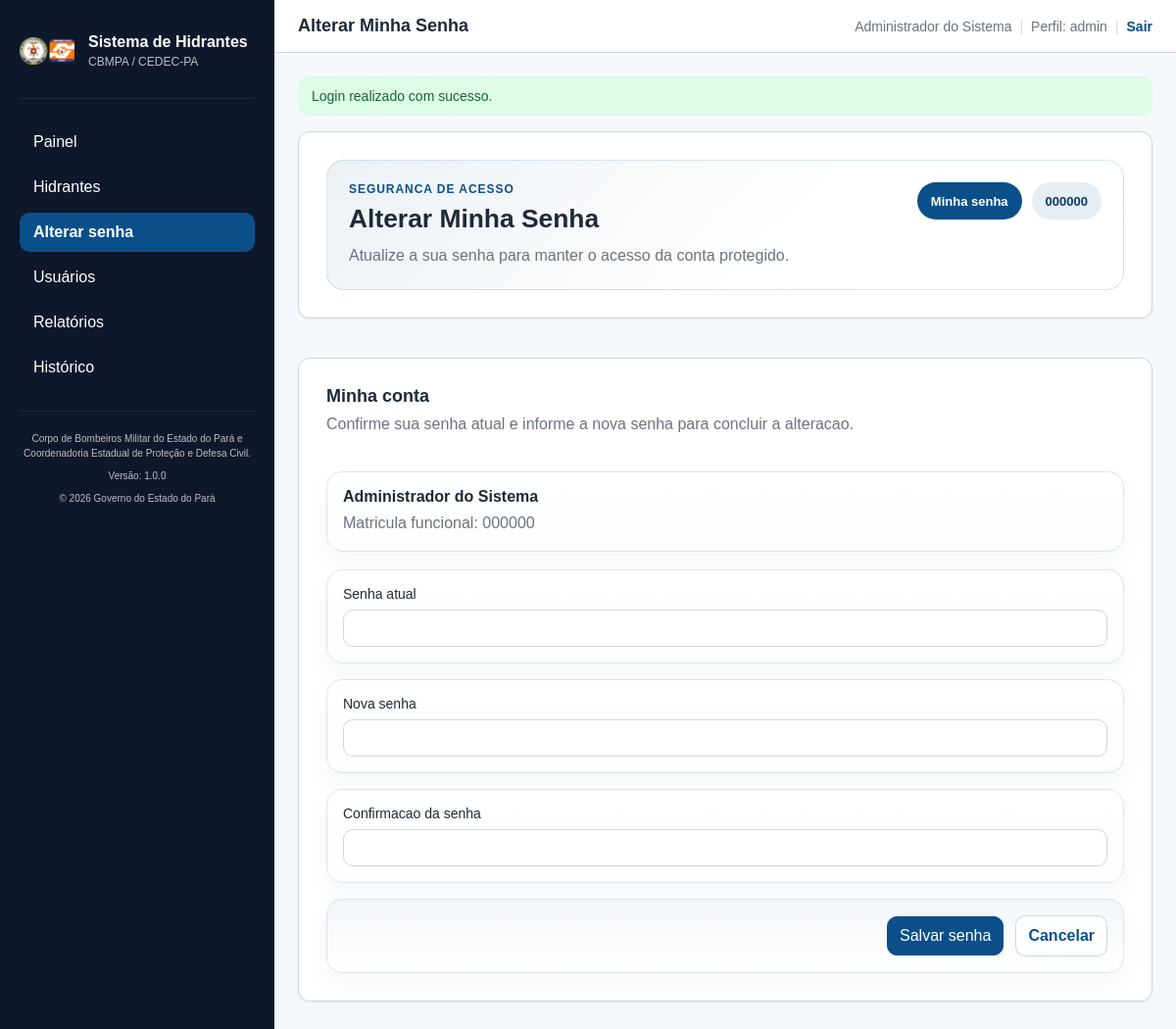
Screenshot of /minha-senha (signed in) with the database file from the repository.
### tables this page shows
CREATE TABLE usuarios (
    id BIGINT UNSIGNED NOT NULL AUTO_INCREMENT,
    nome VARCHAR(150) NOT NULL,
    matricula_funcional VARCHAR(30) NOT NULL,
    senha_hash VARCHAR(255) NOT NULL,
    perfil ENUM('admin', 'gestor', 'operador') NOT NULL,
    status ENUM('ativo', 'inativo') NOT NULL DEFAULT 'ativo',
    criado_em DATETIME NOT NULL DEFAULT CURRENT_TIMESTAMP,
    atualizado_em DATETIME NULL DEFAULT NULL,

    CONSTRAINT pk_usuarios PRIMARY KEY (id),
    CONSTRAINT uq_usuarios_matricula UNIQUE (matricula_funcional)
);

### app/Core/View.php (called while the page is built, shortened)
<?php
class View
{
    public static function render(string $view, array $data = [], string $layout = 'layouts/master'): void
    {
        $viewFile = base_path('resources/views/' . $view . '.php');
        $layoutFile = base_path('resources/views/' . $layout . '.php');
        extract($data);
        require $viewFile;
        $content = ob_get_clean();
        require $layoutFile;
    }
}

### app/Core/Controller.php (called while the page is built, shortened)
<?php
abstract class Controller
{
    protected function view(string $view, array $data = [], string $layout = 'layouts/master'): void
    {
        View::render($view, $data, $layout);
    }
}

### app/Controllers/UsuarioController.php (called while the page is built, shortened)
<?php
class UsuarioController extends Controller
{
    public function myPassword(): void
    {
        $auth = Session::get('auth');
        $id = (int) ($auth['id'] ?? 0);
        $usuario = (new UsuarioService())->find($id);
        $this->view('usuarios/password', [
            'title' => 'Alterar Minha Senha',
            'usuario' => $usuario,
            'formAction' => '/minha-senha',
            'cancelUrl' => '/painel',
            'isSelfPassword' => true,
        ]);
    }
}

### public/index.php (called while the page is built, shortened)
<?php
spl_autoload_register(function ($class) {
    $prefix = 'App\\';
    $baseDir = BASE_PATH . '/app/';
    $len = strlen($prefix);
    $relativeClass = substr($class, $len);
    $file = $baseDir . str_replace('\\', '/', $relativeClass) . '.php';
});
require BASE_PATH . '/app/Helpers/functions.php';
$router = new Router();
$router->dispatch(new Request());

### app/Helpers/functions.php (called while the page is built, shortened)
<?php
if (!function_exists('base_path')) {
    function base_path(string $path = ''): string
    {
        $base = dirname(__DIR__, 2);
        return $path ? $base . DIRECTORY_SEPARATOR . ltrim($path, '/\\') : $base;
    }
}
if (!function_exists('config_path')) {
    function config_path(string $path = ''): string
    {
        return base_path('config' . ($path ? DIRECTORY_SEPARATOR . $path : ''));
    }
}
if (!function_exists('env')) {
    function env(string $key, mixed $default = null): mixed
    {
        $value = $_ENV[$key] ?? $_SERVER[$key] ?? getenv($key);
        return $value === false || $value === null ? $default : $value;
    }
}
if (!function_exists('config')) {
    function config(string $key, mixed $default = null): mixed
    {
        static $configs = [];
        [$file, $item] = array_pad(explode('.', $key, 2), 2, null);
        if (!isset($configs[$file])) {
            $path = config_path($file . '.php');
            $configs[$file] = file_exists($path) ? require $path : [];
        }
        if ($item === null) {
            return $configs[$file] ?? $default;
        }
        return $configs[$file][$item] ?? $default;
    }
}
if (!function_exists('e')) {
    function e(?string $value): string
    {
        return htmlspecialchars((string) $value, ENT_QUOTES, 'UTF-8');
    }
}
if (!function_exists('css_asset')) {
    function css_asset(string $path): string
    {
        return '/assets/css/' . ltrim(str_replace('\\', '/', $path), '/');
    }
}

### config/database.php (called while the page is built)
<?php
return [
    'driver' => 'mysql',
    'host' => env('DB_HOST', '127.0.0.1'),
    'port' => (int) env('DB_PORT', 3306),
    'database' => env('DB_NAME', 'hidrantes_system'),
    'username' => env('DB_USER', 'root'),
    'password' => env('DB_PASS', ''),
    'charset' => 'utf8mb4',
    'collation' => 'utf8mb4_unicode_ci',
];

### config/session.php (called while the page is built)
<?php
return [
    'name' => env('SESSION_NAME', 'hidrantes_session'),
    'lifetime' => 7200,
];

### app/Core/Database.php (called while the page is built, shortened)
<?php
class Database
{
    private static ?PDO $connection = null;
    public static function connection(): PDO
    {
        if (self::$connection instanceof PDO) {
            return self::$connection;
        }
        $config = config('database');
        $dsn = sprintf(
            '%s:host=%s;port=%d;dbname=%s;charset=%s',
            $config['driver'],
            $config['host'],
            $config['port'],
            $config['database'],
            $config['charset']
        );
        try {
            $options = [
                PDO::ATTR_ERRMODE => PDO::ERRMODE_EXCEPTION,
                PDO::ATTR_DEFAULT_FETCH_MODE => PDO::FETCH_ASSOC,
                PDO::ATTR_EMULATE_PREPARES => false,
                PDO::ATTR_STRINGIFY_FETCHES => false,
            ];
            if (defined('PDO::MYSQL_ATTR_MULTI_STATEMENTS')) {
                $options[PDO::MYSQL_ATTR_MULTI_STATEMENTS] = false;
            }
            self::$connection = new PDO($dsn, $config['username'], $config['password'], $options);
        } catch (PDOException $e) {
            report_exception($e);
            http_response_code(500);
            echo 'Erro interno ao conectar com o banco de dados.';
            exit;
        }
        return self::$connection;
    }
}

### app/Core/Session.php (called while the page is built, shortened)
<?php
class Session
{
    public static function get(string $key, mixed $default = null): mixed
    {
        return $_SESSION[$key] ?? $default;
    }
    public static function getFlash(string $key, mixed $default = null): mixed
    {
        $value = $_SESSION['_flash'][$key] ?? $default;
        return $value;
    }
}

### app/Repositories/UsuarioRepository.php (called while the page is built, shortened)
<?php
class UsuarioRepository
{
    private PDO $db;
    public function __construct()
    {
        $this->db = Database::connection();
    }
    public function findById(int $id): ?array
    {
        $stmt = $this->db->prepare('SELECT * FROM usuarios WHERE id = :id LIMIT 1');
        $stmt->execute(['id' => $id]);
        return $stmt->fetch() ?: null;
    }
}

### app/Services/UsuarioService.php (called while the page is built, shortened)
<?php
class UsuarioService
{
    public function __construct(
        private ?UsuarioRepository $usuarioRepository = null,
        private ?PasswordService $passwordService = null,
        private ?AuditService $auditService = null,
    ) {
        $this->usuarioRepository ??= new UsuarioRepository();
    }
    public function find(int $id): ?array
    {
        return $this->usuarioRepository->findById($id);
    }
}

### resources/views/usuarios/password.php (the view, shortened to what this page needs)
<?php
$isSelfPassword = (bool) ($isSelfPassword ?? false);
$cancelUrl = (string) ($cancelUrl ?? '/usuarios');
$usuarioNome = (string) ($usuario['nome'] ?? '');
$usuarioMatricula = (string) ($usuario['matricula_funcional'] ?? '-');
$description = $isSelfPassword
    ? 'Atualize a sua senha para manter o acesso da conta protegido.'
    : 'Defina uma nova senha para o usuario selecionado, mantendo o controle de acesso atualizado e seguro.';
$sectionTitle = $isSelfPassword ? 'Minha conta' : 'Usuario selecionado';
$sectionDescription = $isSelfPassword
    ? 'Confirme sua senha atual e informe a nova senha para concluir a alteracao.'
    : 'Confira os dados abaixo e informe a nova senha para concluir a atualizacao.';
$badgeLabel = $isSelfPassword ? 'Minha senha' : 'Alteracao de senha';
?>
<div class="management-page">
    <section class="card management-card management-hero">
        <div class="management-header">
            <div class="management-header-copy">
                <p class="management-eyebrow">Seguranca de acesso</p>
                <h1><?= e($title) ?></h1>
                <p class="management-description">
                    <?= e($description) ?>
                </p>
            </div>
            <div class="management-badges">
                <span class="management-badge"><?= e($badgeLabel) ?></span>
                <span class="management-badge is-soft"><?= e($usuarioMatricula) ?></span>
            </div>
        </div>
    </section>
    <section class="card management-card management-form-card">
        <div class="management-section-head">
            <h3><?= e($sectionTitle) ?></h3>
            <p><?= e($sectionDescription) ?></p>
        </div>
        <div class="management-summary">
            <strong><?= e($usuarioNome) ?></strong>
            <p>Matricula funcional: <?= e($usuarioMatricula) ?></p>
        </div>
        <form method="POST" action="<?= e($formAction ?? '') ?>" class="form-grid management-form-grid">
            <?php if ($isSelfPassword): ?>
                <label>Senha atual
                    <input type="password" name="senha_atual" required autocomplete="current-password">
                </label>
            <?php endif; ?>
            <label>Nova senha
                <input type="password" name="nova_senha" required autocomplete="new-password">
            </label>
            <label>Confirmacao da senha
                <input type="password" name="confirmacao_senha" required autocomplete="new-password">
            </label>
            <div class="actions-inline management-form-actions">
                <button type="submit">Salvar senha</button>
                <a class="btn-secondary" href="<?= e($cancelUrl) ?>">Cancelar</a>
            </div>
        </form>
    </section>
</div>

### app/Core/Router.php (shortened to what this page needs)
<?php
class Router
{
    private array $routes = [];
    private function addRoute(string $method, string $path, array $handler, array $middlewares = []): void
    {
        $this->routes[] = compact('method', 'path', 'handler', 'middlewares');
    }
    public function dispatch(Request $request): void
    {
        $requestMethod = $request->method();
        $requestUri = $request->uri();
        foreach ($this->routes as $route) {
            if ($route['method'] !== $requestMethod) {
                continue;
            }
            $pattern = preg_replace('#\{[^/]+\}#', '([^/]+)', $route['path']);
            $pattern = '#^' . rtrim($pattern, '/') . '$#';
            if ($route['path'] === '/') {
                $pattern = '#^/$#';
            }
            if (!preg_match($pattern, $requestUri, $matches)) {
                continue;
            }
            array_shift($matches);
            [$controllerClass, $method] = $route['handler'];
            $controller = new $controllerClass();
            call_user_func_array([$controller, $method], $matches);
            return;
        }
    }
}

### resources/views/layouts/master.php (shortened to what this page needs)
<?php
$auth = Session::get('auth');
$perfil = $auth['perfil'] ?? '';
$baseStylesheets = [
    'globals/variables.css',
    'globals/reset.css',
    'globals/base.css',
    'layouts/layout.css',
    'layouts/sidebar.css',
    'layouts/topbar.css',
    'layouts/responsive.css',
    'components/cards.css',
    'components/alerts.css',
    'components/forms.css',
    'components/buttons.css',
    'components/modal.css',
    'components/tables.css',
    'components/pagination.css',
    'pages/auth.css',
    'pages/management.css',
    'pages/hidrantes.css',
];
$stylesheets = array_values(array_unique(array_merge(
    $baseStylesheets,
    $pageStylesheets ?? []
)));
function menu_active(string $path): string
{
    $uri = parse_url($_SERVER['REQUEST_URI'] ?? '/', PHP_URL_PATH) ?: '/';
    return $uri === $path || str_starts_with($uri, $path . '/') ? 'active' : '';
}
?>
<!DOCTYPE html>
<html lang="pt-BR">
<head>
    <?php foreach ($stylesheets as $stylesheet): ?>
        <link rel="stylesheet" href="<?= e(css_asset($stylesheet)) ?>">
    <?php endforeach; ?>
</head>
<body>
<div class="layout">
    <aside class="sidebar" id="app-sidebar" aria-label="Menu principal">
        <div class="sidebar-head">
            <div class="sidebar-brand">
                <img src="/img/logos/logo.cbmpa.png" alt="CBMPA" class="sidebar-logo">
                <div class="sidebar-brand-text">
                    <strong>Sistema de Hidrantes</strong>
                    <span>CBMPA / CEDEC-PA</span>
                </div>
            </div>
        </div>
        <nav class="sidebar-nav">
            <a href="/painel" class="<?= menu_active('/painel') ?>">Painel</a>
            <a href="/hidrantes" class="<?= menu_active('/hidrantes') ?>">Hidrantes</a>
            <a href="/minha-senha" class="<?= menu_active('/minha-senha') ?>">Alterar senha</a>
            <?php if ($perfil === 'admin'): ?>
                <a href="/usuarios" class="<?= menu_active('/usuarios') ?>">Usuários</a>
            <?php endif; ?>
            <?php if (in_array($perfil, ['admin', 'gestor'], true)): ?>
                <a href="/relatorios/hidrantes" class="<?= menu_active('/relatorios') ?>">Relatórios</a>
                <a href="/historico" class="<?= menu_active('/historico') ?>">Histórico</a>
            <?php endif; ?>
        </nav>
        <div class="sidebar-footer">
            <p>Corpo de Bombeiros Militar do Estado do Pará e Coordenadoria Estadual de Proteção e Defesa Civil.</p>
            <p>Versão: 1.0.0</p>
            <p>&copy; 2026 Governo do Estado do Pará</p>
        </div>
    </aside>
    <div class="main">
        <header class="topbar">
            <div class="topbar-main">
                <div class="topbar-title">
                    <strong><?= e($title ?? 'Sistema de Gestão de Hidrantes') ?></strong>
                </div>
            </div>
            <div class="topbar-user">
                <span><?= e($auth['nome'] ?? '') ?></span>
                <span class="topbar-separator">|</span>
                <span>Perfil: <?= e($perfil) ?></span>
                <span class="topbar-separator">|</span>
                <form method="POST" action="/logout" class="topbar-user-form">
                    <button type="submit" class="topbar-link-button">Sair</button>
                </form>
            </div>
        </header>
        <main class="content">
            <?php if ($success = Session::getFlash('success')): ?>
                <div class="alert alert-success"><?= e($success) ?></div>
            <?php endif; ?>
            <?= $content ?>
        </main>
    </div>
</div>
</body>
</html>

### rows the page displays
usuarios: nome "Administrador do Sistema", perfil "admin", matricula_funcional "000000"
